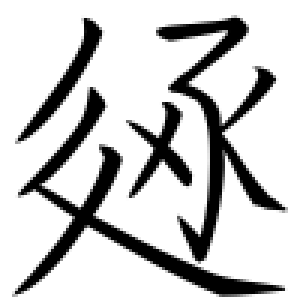
#> input picture formalTrain/recognizeTrain/datasetProcess/TangutRecognitionDataset/train/E/U+17AFB/1.png, 100 x 100 px (shown 3 times larger)
$ python -i augment_dataset.py   (imports and definitions only)
#> lines starting #> are read from the running program, lines starting #| are printed output that depends on the picture
import os
import shutil
from PIL import Image, ImageEnhance, ImageFilter, ImageOps
import random
import numpy as np


# [60 lines left out: function augment_character_images_pil, not called in this run]


def apply_random_augmentation(image):
    img = image.copy()

    augmentations = random.sample([
        'rotate', 'scale', 'brightness', 'contrast',
        'sharpness', 'blur', 'elastic'
    ], random.randint(1, 3))

    for aug_type in augmentations:
        if aug_type == 'rotate' and random.random() < 0.6:
            angle = random.uniform(-10, 10)
            img = img.rotate(angle, resample=Image.BICUBIC, expand=False)

        elif aug_type == 'scale' and random.random() < 0.5:
            scale = random.uniform(0.9, 1.1)
            new_size = (int(img.width * scale), int(img.height * scale))
            img = img.resize(new_size, Image.Resampling.LANCZOS)
            if scale != 1.0:
                img = img.resize((100, 100), Image.Resampling.LANCZOS)

        elif aug_type == 'brightness' and random.random() < 0.5:
            enhancer = ImageEnhance.Brightness(img)
            img = enhancer.enhance(random.uniform(0.8, 1.2))

        elif aug_type == 'contrast' and random.random() < 0.5:
            enhancer = ImageEnhance.Contrast(img)
            img = enhancer.enhance(random.uniform(0.8, 1.2))

        elif aug_type == 'sharpness' and random.random() < 0.4:
            enhancer = ImageEnhance.Sharpness(img)
            img = enhancer.enhance(random.uniform(0.8, 1.5))

        elif aug_type == 'blur' and random.random() < 0.3:
            img = img.filter(ImageFilter.GaussianBlur(radius=random.uniform(0.5, 1.5)))

        elif aug_type == 'elastic' and random.random() < 0.2:
            img = apply_elastic_transform(img)

    return img


def apply_elastic_transform(image, alpha=20, sigma=5):
    image_array = np.array(image)
    shape = image_array.shape

    dx = np.random.uniform(-1, 1, shape[:2]) * alpha
    dy = np.random.uniform(-1, 1, shape[:2]) * alpha

    from scipy.ndimage import gaussian_filter
    dx = gaussian_filter(dx, sigma)
    dy = gaussian_filter(dy, sigma)

    x, y = np.meshgrid(np.arange(shape[1]), np.arange(shape[0]))

    indices_x = np.clip(x + dx, 0, shape[1] - 1).astype(np.float32)
    indices_y = np.clip(y + dy, 0, shape[0] - 1).astype(np.float32)

    from scipy.ndimage import map_coordinates
    transformed = np.zeros_like(image_array)
    for channel in range(shape[2]):
        transformed[:, :, channel] = map_coordinates(image_array[:, :, channel],
                                                     [indices_y, indices_x],
                                                     order=1, mode='reflect')

    return Image.fromarray(transformed.astype(np.uint8))


# [16 lines left out: function print_stats, not called in this run]


# [2 lines not run here, left out]

>>> import cv2
>>> picture = cv2.imread('TangutRecognitionDataset/train/E/U+17AFB/1.png')
#> picture is the input picture: shape (100, 100, 3); min 0, max 255, mean 202.1
>>> result = apply_random_augmentation(picture)
#> the loop in apply_random_augmentation, `for aug_type in augmentations:` made 2 passes
#> pass 1, in apply_random_augmentation, `img = apply_elastic_transform(img)`:
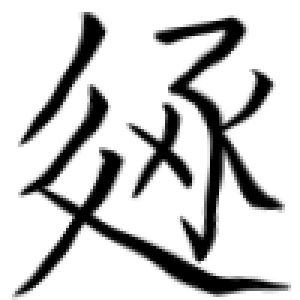
#> img: PIL image 100x100 RGB (shown 3 times larger); min 0, max 255, mean 202

$ run again, on formalTrain/recognizeTrain/datasetProcess/TangutRecognitionDataset/train/V/U+17C86/1.png
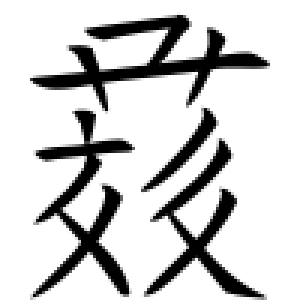
#> input picture formalTrain/recognizeTrain/datasetProcess/TangutRecognitionDataset/train/V/U+17C86/1.png, 100 x 100 px (shown 3 times larger)
#> picture is the input picture: shape (100, 100, 3); min 0, max 255, mean 207
#> the loop in apply_random_augmentation, `for aug_type in augmentations:` made 2 passes
#> pass 1, in apply_random_augmentation, `img = apply_elastic_transform(img)`:
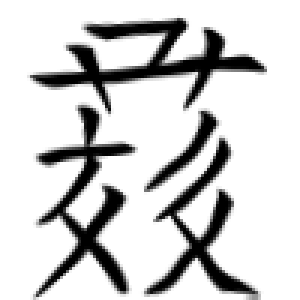
#> img: PIL image 100x100 RGB (shown 3 times larger); min 0, max 255, mean 208

$ run again, on formalTrain/recognizeTrain/datasetProcess/TangutRecognitionDataset/train/V/U+17DB4/1.png
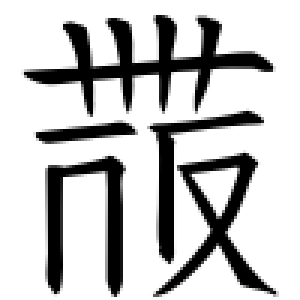
#> input picture formalTrain/recognizeTrain/datasetProcess/TangutRecognitionDataset/train/V/U+17DB4/1.png, 100 x 100 px (shown 3 times larger)
#> picture is the input picture: shape (100, 100, 3); min 0, max 255, mean 196.1
#> the loop in apply_random_augmentation, `for aug_type in augmentations:` made 2 passes
#> pass 1, in apply_random_augmentation, `img = apply_elastic_transform(img)`:
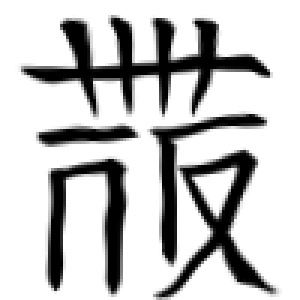
#> img: PIL image 100x100 RGB (shown 3 times larger); min 0, max 255, mean 196.7

$ run again, on formalTrain/recognizeTrain/datasetProcess/TangutRecognitionDataset/train/V/U+187C0/1.png
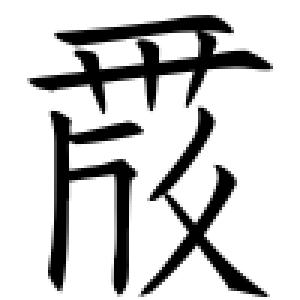
#> input picture formalTrain/recognizeTrain/datasetProcess/TangutRecognitionDataset/train/V/U+187C0/1.png, 100 x 100 px (shown 3 times larger)
#> picture is the input picture: shape (100, 100, 3); min 0, max 255, mean 202.6
#> the loop in apply_random_augmentation, `for aug_type in augmentations:` made 2 passes
#> pass 1, in apply_random_augmentation, `img = apply_elastic_transform(img)`:
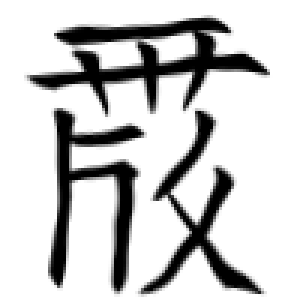
#> img: PIL image 100x100 RGB (shown 3 times larger); min 0, max 255, mean 203.8
